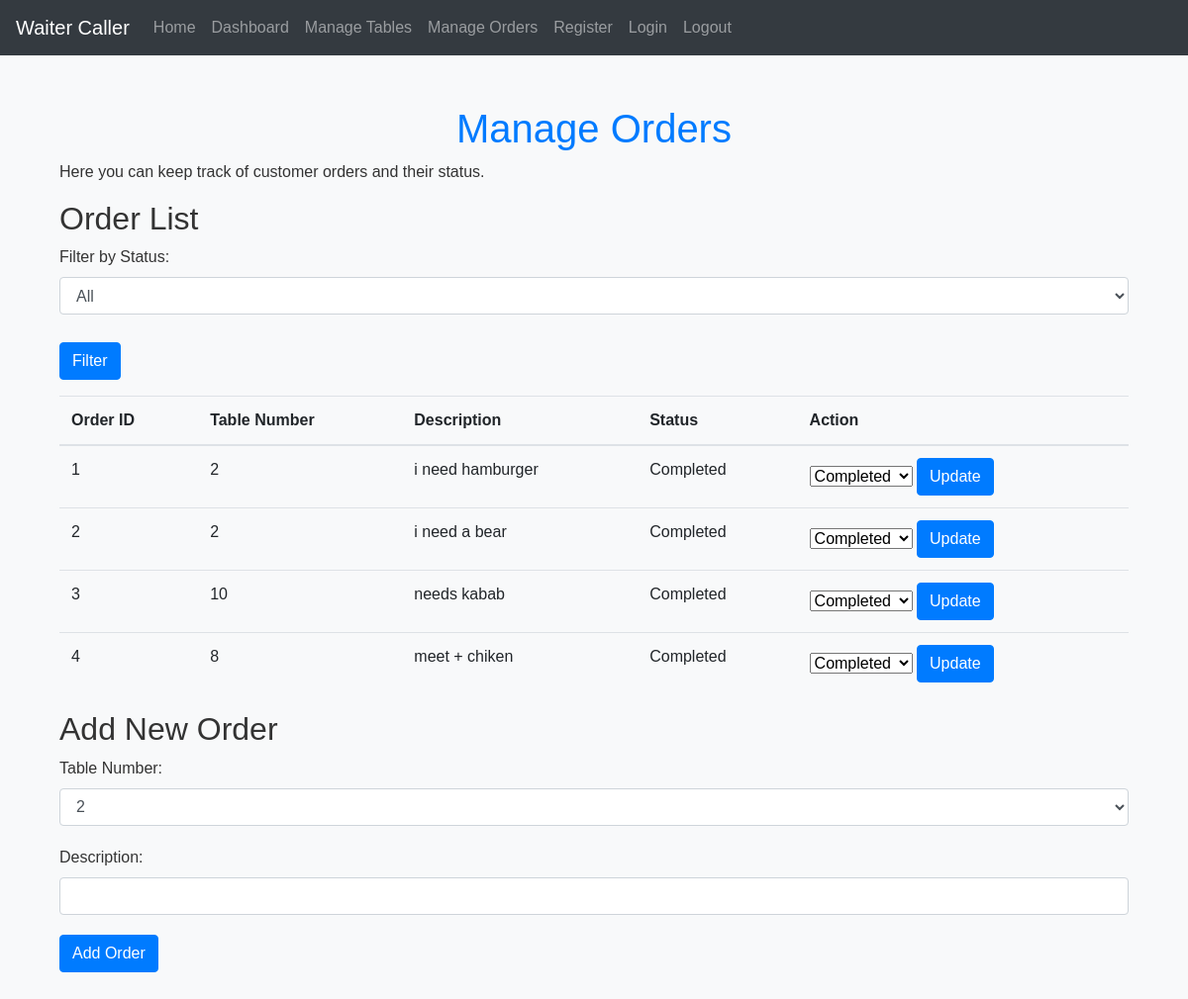
Before: /manage_orders (signed in) with the older database file.
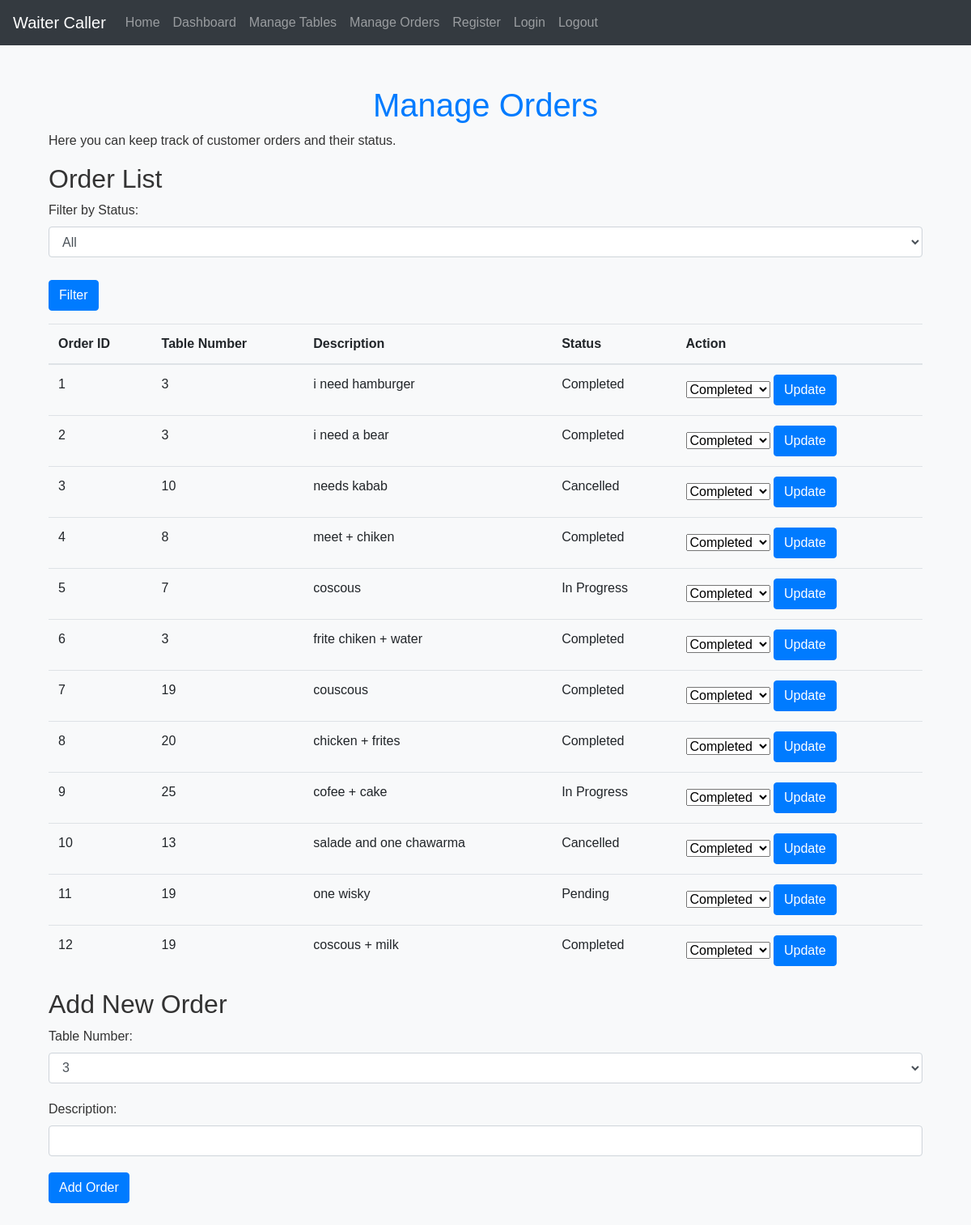
After: the same page with the newer database file.
### models.py (models this page shows)
class Order(db.Model):
    id = db.Column(db.Integer, primary_key=True)
    table_id = db.Column(db.Integer, db.ForeignKey('table.id'), nullable=False)
    description = db.Column(db.String(200), nullable=False)
    status = db.Column(db.String(20), nullable=False, default='Pending')
    table = db.relationship('Table', backref='orders')

class Table(db.Model):
    id = db.Column(db.Integer, primary_key=True)
    number = db.Column(db.Integer, unique=True, nullable=False)
    status = db.Column(db.String(20), nullable=False)

### app.py (the view, shortened to what this page needs)
@app.route('/manage_orders', methods=['GET', 'POST'])
def manage_orders():
    if 'user_id' not in session:
        flash('Please log in to manage orders.', 'error')
        return redirect(url_for('login'))
    filter_status = request.args.get('filter_status')
    if filter_status:
        orders = Order.query.filter_by(status=filter_status).all()
    else:
        orders = Order.query.all()
    tables = Table.query.all()
    return render_template('manage_orders.html', orders=orders, tables=tables)

### templates/manage_orders.html (shortened to what this page needs)
{% extends 'base.html' %}
{% block content %}
<div class="container mt-5">
    <h1 class="text-center">Manage Orders</h1>
    <p>Here you can keep track of customer orders and their status.</p>
    <h2>Order List</h2>
    <form method="GET" action="{{ url_for('manage_orders') }}">
        <div class="form-group">
            <label for="filter_status">Filter by Status:</label>
            <select class="form-control" id="filter_status" name="filter_status">
                <option value="">All</option>
            </select>
            <button type="submit" class="btn btn-primary mt-2">Filter</button>
        </div>
    </form>
    <table class="table">
        <thead>
            <tr>
                <th>Order ID</th>
                <th>Table Number</th>
                <th>Description</th>
                <th>Status</th>
                <th>Action</th>
            </tr>
        </thead>
        <tbody>
            {% for order in orders %}
            <tr>
                <td>{{ order.id }}</td>
                <td>{{ order.table.table_number }}</td>
                <td>{{ order.description }}</td>
                <td>{{ order.status }}</td>
                <td>
                    <form action="{{ url_for('resolve_order', order_id=order.id) }}" method="post" style="display: inline;">
                        <select name="status">
                            <option value="Completed">Completed</option>
                        </select>
                        <button type="submit" class="btn btn-primary">Update</button>
                    </form>
                </td>
            </tr>
            {% endfor %}
        </tbody>
    </table>
    <h2>Add New Order</h2>
    <form method="POST" action="{{ url_for('manage_orders') }}">
        <div class="form-group">
            <label for="table_id">Table Number:</label>
            <select class="form-control" id="table_id" name="table_id" required>
                {% for table in tables %}
                <option value="{{ table.id }}">{{ table.table_number }}</option>
                {% endfor %}
            </select>
        </div>
        <div class="form-group">
            <label for="description">Description:</label>
            <input type="text" class="form-control" id="description" name="description" required>
        </div>
        <button type="submit" class="btn btn-primary">Add Order</button>
    </form>
</div>
{% endblock %}

Changed rows visible on the page:
changed through a linked row, Order "i need hamburger": table.table_number "2" → "3"
changed through a linked row, Order "i need a bear": table.table_number "2" → "3"
changed Order "needs kabab": status "Completed" → "Cancelled"
added Order: id "5", table.table_number "7", description "coscous", status "In Progress"
added Order: id "6", table.table_number "3", description "frite chiken + water", status "Completed"
added Order: id "7", table.table_number "19", description "couscous", status "Completed"
added Order: id "8", table.table_number "20", description "chicken + frites", status "Completed"
added Order: id "9", table.table_number "25", description "cofee + cake", status "In Progress"
added Order: id "10", table.table_number "13", description "salade and one chawarma", status "Cancelled"
added Order: id "11", table.table_number "19", description "one wisky", status "Pending"
added Order: id "12", table.table_number "19", description "coscous + milk", status "Completed"
Other visible differences:
form field table_id: "2" → "3"
